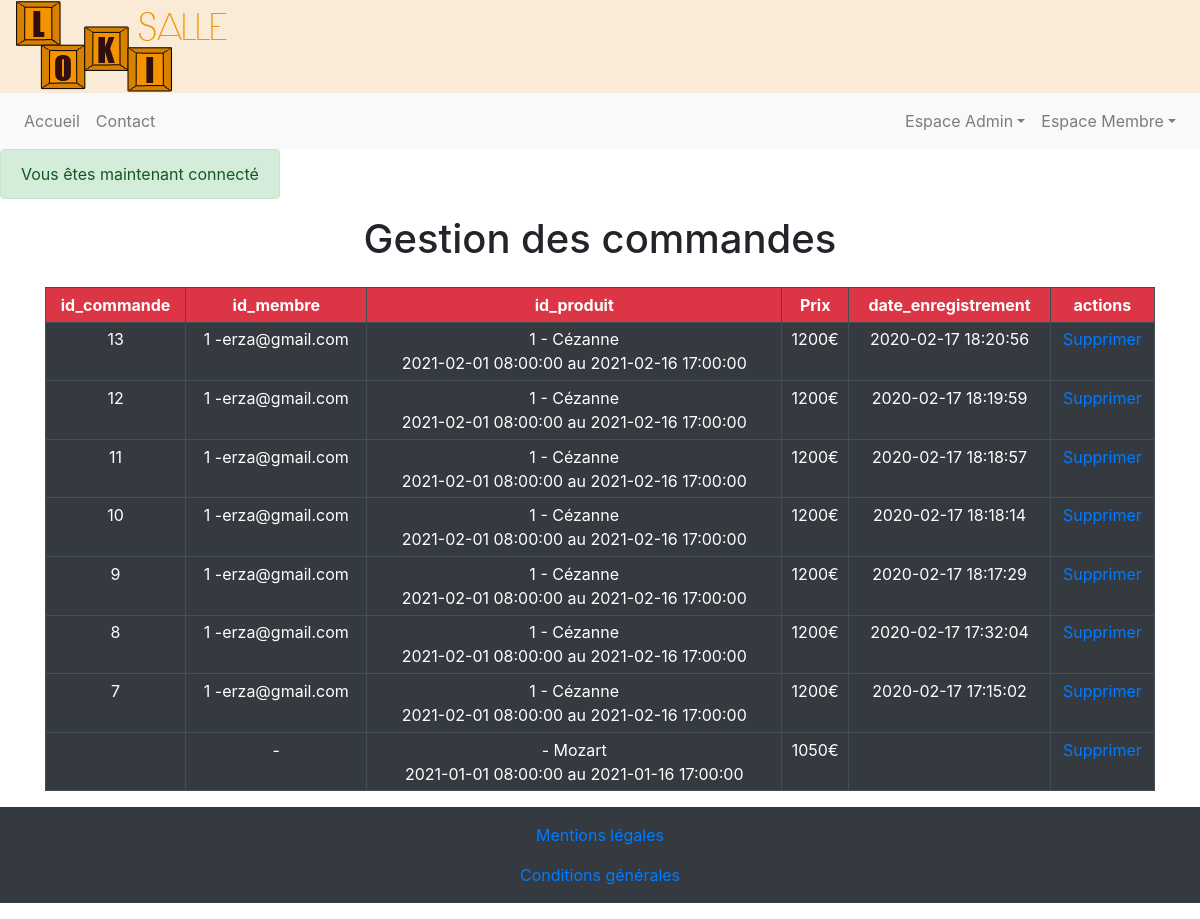
The app's page /commandeManagement.php (signed in), older data.
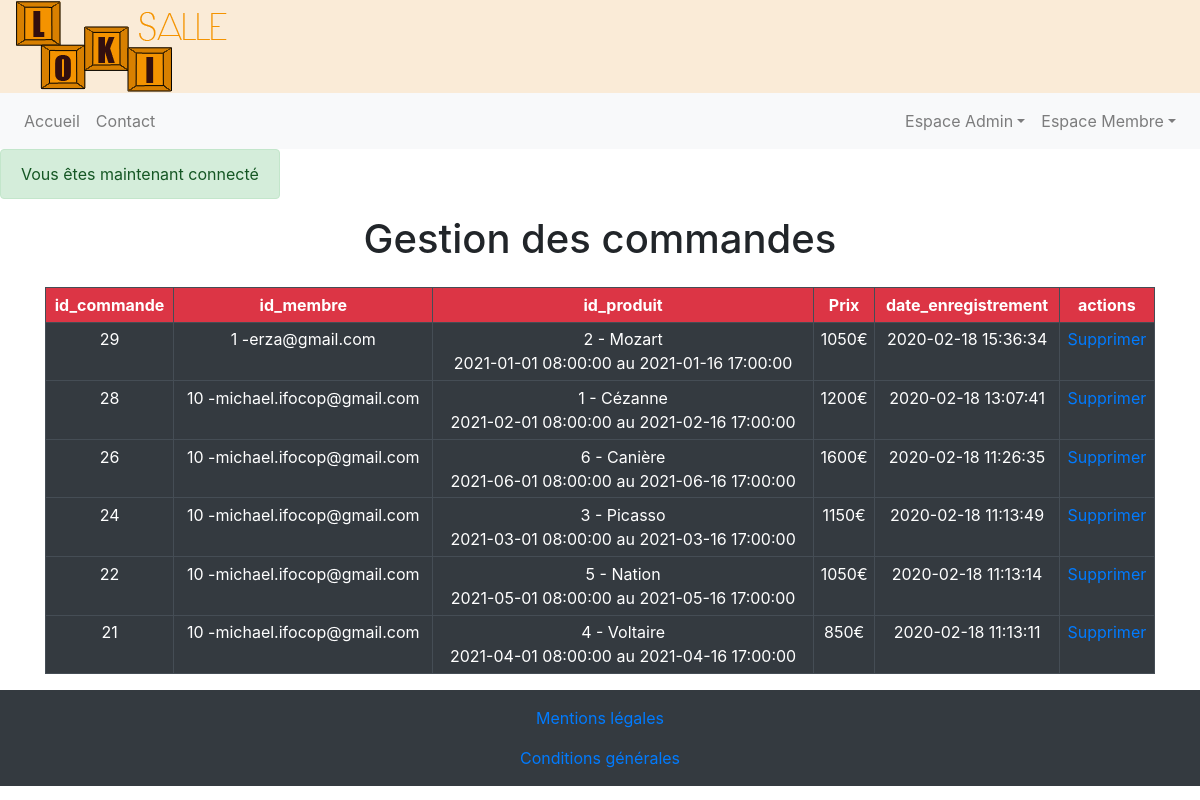
The same page, newer data.
### tables this page shows
CREATE TABLE `commande` (
  `id_commande` int(3) NOT NULL,
  `id_membre` int(3) NOT NULL,
  `id_produit` int(3) NOT NULL,
  `date_enregistrement` datetime NOT NULL
);

CREATE TABLE `membre` (
  `id_membre` int(3) NOT NULL,
  `pseudo` varchar(20) NOT NULL,
  `mdp` varchar(60) NOT NULL,
  `nom` varchar(20) NOT NULL,
  `prenom` varchar(20) NOT NULL,
  `email` varchar(50) NOT NULL,
  `civilite` enum('homme','femme') NOT NULL,
  `statut` int(1) NOT NULL,
  `date_enregistrement` datetime NOT NULL,
  `confirmation_token` varchar(60) DEFAULT NULL,
  `confirmed_at` datetime DEFAULT NULL,
  `reset_token` varchar(60) DEFAULT NULL,
  `reset_at` datetime DEFAULT NULL,
  `remember_token` varchar(250) DEFAULT NULL
);

CREATE TABLE `salle` (
  `id_salle` int(3) NOT NULL,
  `titre` varchar(200) NOT NULL,
  `description` text NOT NULL,
  `photo` varchar(200) NOT NULL,
  `pays` varchar(20) NOT NULL,
  `ville` varchar(20) NOT NULL,
  `adresse` varchar(50) NOT NULL,
  `cp` int(5) NOT NULL,
  `capacite` int(3) NOT NULL,
  `categorie` enum('réunion','bureau','formation') NOT NULL
);

CREATE TABLE `produit` (
  `id_produit` int(3) NOT NULL,
  `id_salle` int(3) NOT NULL,
  `date_arrivee` datetime NOT NULL,
  `date_depart` datetime NOT NULL,
  `prix` int(3) NOT NULL,
  `etat` enum('libre','reservation') NOT NULL
);

### commandeManagement.php (the view, shortened to what this page needs)
<?php
require_once "header.php";
require_once "db_second.php";
$commandes = $bdd->query('SELECT c.id_commande AS commandeid,
                                 c.id_membre AS cmembreid,
                                 c.id_produit AS cproduitid,
                                 c.date_enregistrement AS cde,
                                 m.id_membre AS membreid,
                                 m.email AS emailm,
                                 p.id_produit AS produitid,
                                 p.id_salle AS psalleid,
                                 p.date_arrivee AS pda,
                                 p.date_depart AS pdd,
                                 p.prix AS pprix,
                                 s.id_salle AS salleid,
                                 s.titre AS stitre
                         FROM commande AS c
                         LEFT JOIN membre AS m
                         ON c.id_membre = m.id_membre
                         RIGHT JOIN produit AS p
                         ON c.id_produit = p.id_produit
                         RIGHT JOIN salle AS s
                         ON p.id_salle = s.id_salle
                         GROUP BY c.id_commande,
                                  c.id_membre,
                                  c.id_produit,
                                  c.date_enregistrement
                         ORDER BY c.id_commande DESC
                         LIMIT 0,50');
$commandes->setFetchMode(PDO::FETCH_ASSOC);
?>
<div class="container">
    <h1>Gestion des commandes</h1>
    <table class="table table-dark table-bordered table-sm text-center mt-4">
        <tr class="bg-danger">
            <th scope="col">id_commande</th>
            <th scope="col">id_membre</th>
            <th scope="col">id_produit</th>
            <th scope="col">Prix</th>
            <th scope="col">date_enregistrement</th>
            <th scope="col">actions</th>
        </tr>
         <?php foreach($commandes as $c) { ?>
        <tr>
            <td scope="col"><?= $c['commandeid'] ?></td>
            <td scope="col"><?= $c['cmembreid'] . ' -' . $c['emailm'] ?></td>
            <td scope="col"><?= $c['cproduitid'] . ' - ' . $c['stitre'] . '<br>' . $c['pda'] . ' au ' . $c['pdd'] ?></td>
            <td scope="col"><?= $c['pprix'] . '€' ?></td>
            <td scope="col"><?= $c['cde']?></td>
            <td scope="col">
                <a href="commandeManagement.php?type=commande&supprime=<?= $c['commandeid'] ?>">Supprimer</a>
            </td>
        </tr>
        <?php } ?>
    </table>
</div>
<?php require_once "footer.php"; ?>

### header.php (shortened to what this page needs)
<!DOCTYPE html>
<html lang="fr">
    <head>
        <link rel="stylesheet" href="https://stackpath.bootstrapcdn.com/bootstrap/4.4.1/css/bootstrap.min.css">
        <link rel="stylesheet" href="css/style.css">
        <link href="vendor/bootstrap/css/bootstrap.min.css" rel="stylesheet">
    </head>
    <body>
        <div class="container-fluid">
            <div class="row">
                <div class= "logo container-fluid mr-auto">
                    <a href="index.php">
                        <img class="img-fluid"src="images/logo_lokisalle.png" alt="logo lokisalle">
                    </a>
                </div>
                <?php
                    require_once "nav.php";
                ?>
                <?php if (isset($_SESSION['flash'])): ?>
                    <?php foreach($_SESSION['flash'] as $type => $message): ?>
                        <div class="alert alert-<?= $type; ?>">
                            <?= $message; ?>
                        </div>
                    <?php endforeach; ?>
                <?php endif; ?>
            </div>
        </div>

Row changes from the older to the newer data that the page shows:
removed commande: id_commande "13", id_membre "1", id_membre.email "erza@gmail.com", id_produit "1", salle.titre "Cézanne", id_produit.date_arrivee "2021-02-01 08:00:00", id_produit.date_depart "2021-02-16 17:00:00", id_produit.prix "1200", date_enregistrement "2020-02-17 18:20:56"
removed commande: id_commande "12", id_membre "1", id_membre.email "erza@gmail.com", id_produit "1", salle.titre "Cézanne", id_produit.date_arrivee "2021-02-01 08:00:00", id_produit.date_depart "2021-02-16 17:00:00", id_produit.prix "1200", date_enregistrement "2020-02-17 18:19:59"
removed commande: id_commande "11", id_membre "1", id_membre.email "erza@gmail.com", id_produit "1", salle.titre "Cézanne", id_produit.date_arrivee "2021-02-01 08:00:00", id_produit.date_depart "2021-02-16 17:00:00", id_produit.prix "1200", date_enregistrement "2020-02-17 18:18:57"
removed commande: id_commande "10", id_membre "1", id_membre.email "erza@gmail.com", id_produit "1", salle.titre "Cézanne", id_produit.date_arrivee "2021-02-01 08:00:00", id_produit.date_depart "2021-02-16 17:00:00", id_produit.prix "1200", date_enregistrement "2020-02-17 18:18:14"
removed commande: id_commande "9", id_membre "1", id_membre.email "erza@gmail.com", id_produit "1", salle.titre "Cézanne", id_produit.date_arrivee "2021-02-01 08:00:00", id_produit.date_depart "2021-02-16 17:00:00", id_produit.prix "1200", date_enregistrement "2020-02-17 18:17:29"
removed commande: id_commande "8", id_membre "1", id_membre.email "erza@gmail.com", id_produit "1", salle.titre "Cézanne", id_produit.date_arrivee "2021-02-01 08:00:00", id_produit.date_depart "2021-02-16 17:00:00", id_produit.prix "1200", date_enregistrement "2020-02-17 17:32:04"
removed commande: id_commande "7", id_membre "1", id_membre.email "erza@gmail.com", id_produit "1", salle.titre "Cézanne", id_produit.date_arrivee "2021-02-01 08:00:00", id_produit.date_depart "2021-02-16 17:00:00", id_produit.prix "1200", date_enregistrement "2020-02-17 17:15:02"
no longer on this page (row edited): produit: id_salle.titre "Mozart", date_arrivee "2021-01-01 08:00:00", date_depart "2021-01-16 17:00:00", prix "1050"
added commande: id_commande "29", id_membre "1", id_membre.email "erza@gmail.com", id_produit "2", salle.titre "Mozart", id_produit.date_arrivee "2021-01-01 08:00:00", id_produit.date_depart "2021-01-16 17:00:00", id_produit.prix "1050", date_enregistrement "2020-02-18 15:36:34"
added commande: id_commande "28", id_membre "10", id_membre.email "michael.ifocop@gmail.com", id_produit "1", salle.titre "Cézanne", id_produit.date_arrivee "2021-02-01 08:00:00", id_produit.date_depart "2021-02-16 17:00:00", id_produit.prix "1200", date_enregistrement "2020-02-18 13:07:41"
added commande: id_commande "26", id_membre "10", id_membre.email "michael.ifocop@gmail.com", id_produit "6", salle.titre "Canière", id_produit.date_arrivee "2021-06-01 08:00:00", id_produit.date_depart "2021-06-16 17:00:00", id_produit.prix "1600", date_enregistrement "2020-02-18 11:26:35"
added commande: id_commande "24", id_membre "10", id_membre.email "michael.ifocop@gmail.com", id_produit "3", salle.titre "Picasso", id_produit.date_arrivee "2021-03-01 08:00:00", id_produit.date_depart "2021-03-16 17:00:00", id_produit.prix "1150", date_enregistrement "2020-02-18 11:13:49"
added commande: id_commande "22", id_membre "10", id_membre.email "michael.ifocop@gmail.com", id_produit "5", salle.titre "Nation", id_produit.date_arrivee "2021-05-01 08:00:00", id_produit.date_depart "2021-05-16 17:00:00", id_produit.prix "1050", date_enregistrement "2020-02-18 11:13:14"
added commande: id_commande "21", id_membre "10", id_membre.email "michael.ifocop@gmail.com", id_produit "4", salle.titre "Voltaire", id_produit.date_arrivee "2021-04-01 08:00:00", id_produit.date_depart "2021-04-16 17:00:00", id_produit.prix "850", date_enregistrement "2020-02-18 11:13:11"
